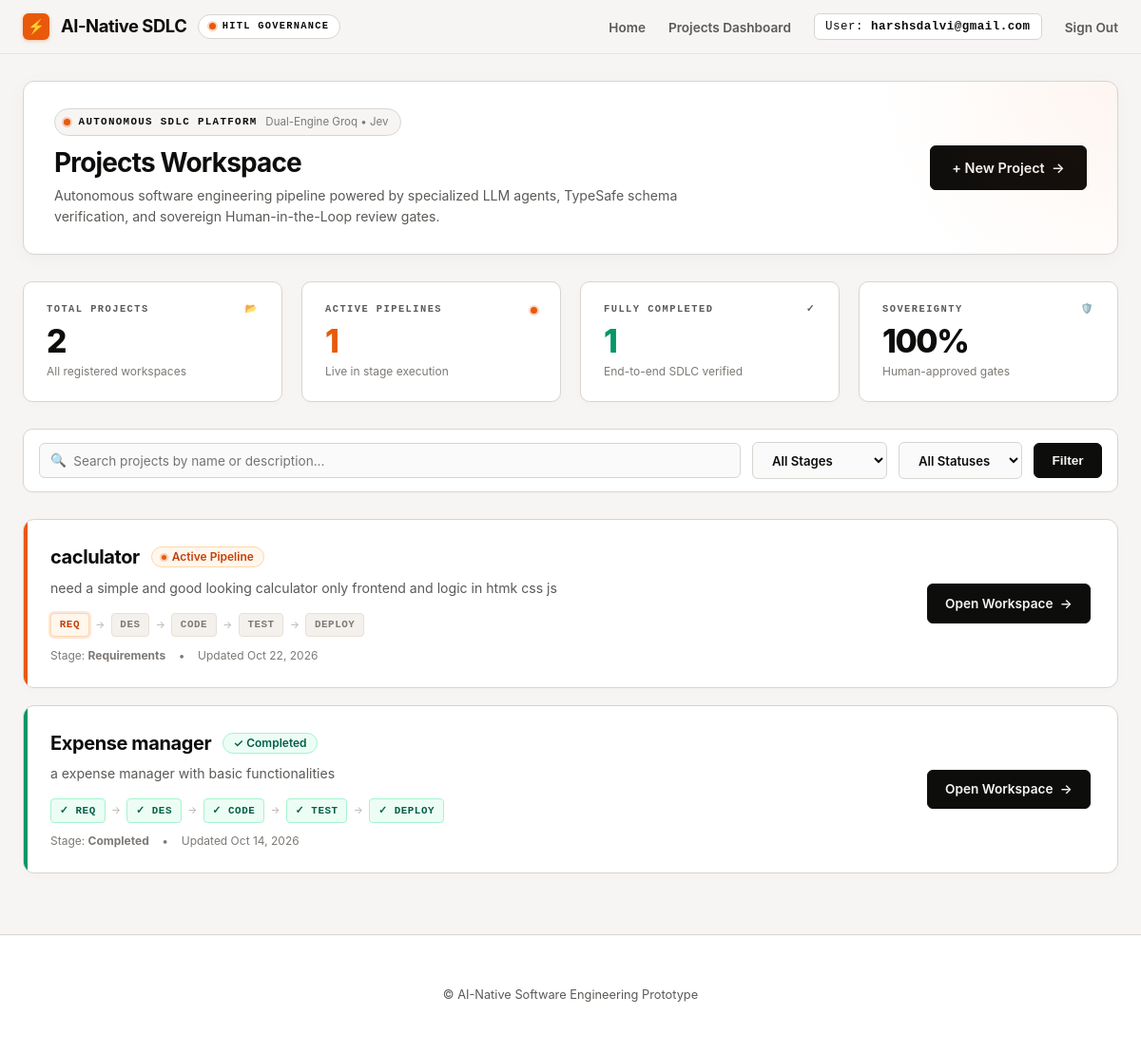
The page /projects/ (signed in) on the database as committed earlier.
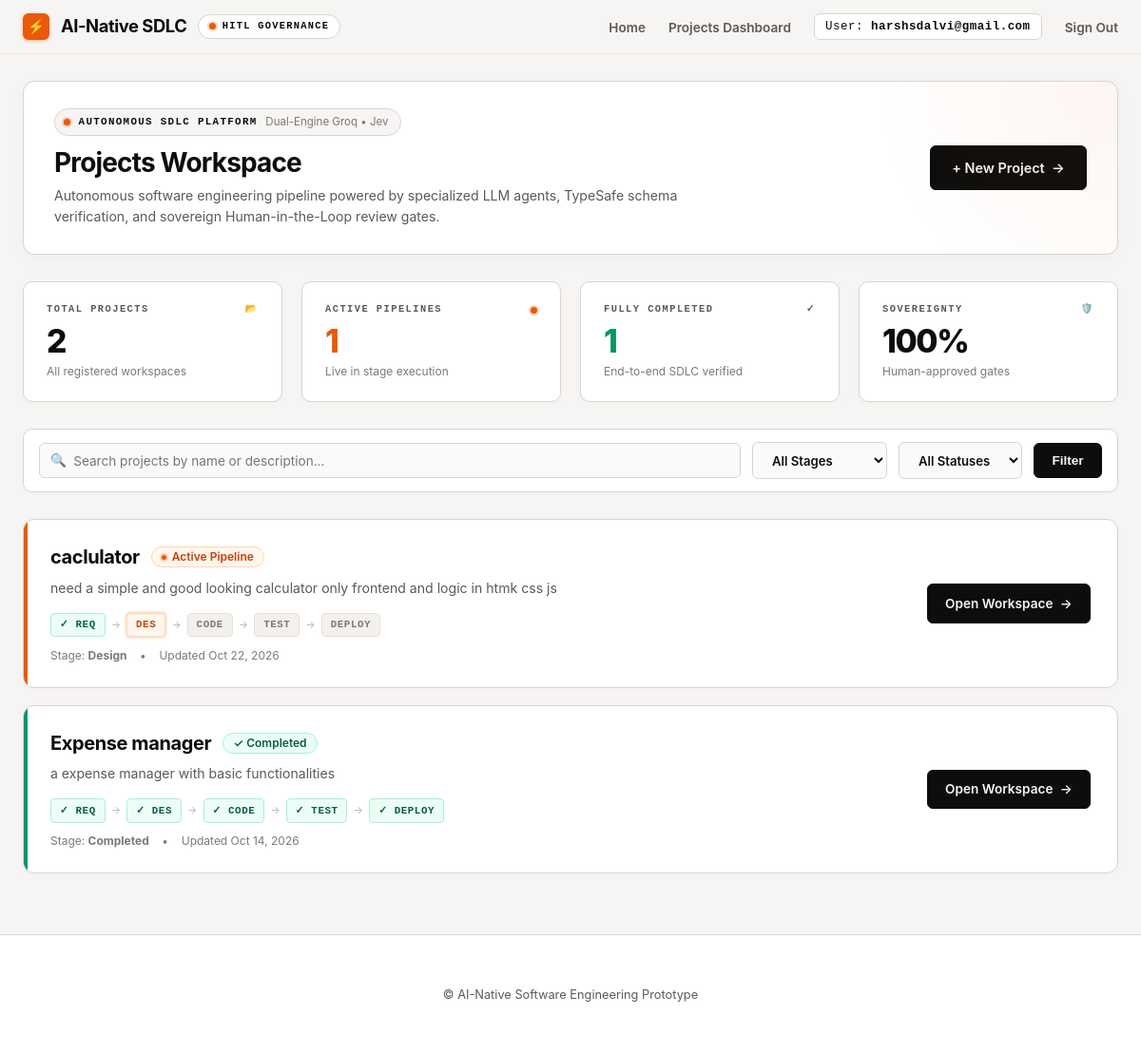
The same page on the database as committed later.
### projects/models.py (models this page shows, shortened)
class Project(models.Model):
    STAGE_CHOICES = [
        ('REQUIREMENTS', 'Requirements'),
        ('DESIGN', 'Design'),
        ('CODE', 'Code'),
        ('TESTING', 'Testing'),
        ('DEPLOYMENT', 'Deployment'),
        ('COMPLETED', 'Completed'),
    ]
    STATUS_CHOICES = [
        ('ACTIVE', 'Active'),
        ('COMPLETED', 'Completed'),
        ('ARCHIVED', 'Archived'),
    ]
    owner = models.ForeignKey(User, on_delete=models.CASCADE, related_name='projects')
    name = models.CharField(max_length=255)
    description = models.TextField()
    current_stage = models.CharField(max_length=20, choices=STAGE_CHOICES, default='REQUIREMENTS')
    status = models.CharField(max_length=20, choices=STATUS_CHOICES, default='ACTIVE')
    created_at = models.DateTimeField(auto_now_add=True)
    updated_at = models.DateTimeField(auto_now=True)
    class Meta:
        ordering = ['-updated_at']

### projects/views.py (the view)
# urls.py: path('', views.dashboard_view, name='dashboard'),
@login_required
def dashboard_view(request):
    qs = Project.objects.filter(owner=request.user)
    total_projects = qs.count()
    active_projects = qs.filter(status='ACTIVE').count()
    completed_projects = qs.filter(status='COMPLETED').count()
    search_query = request.GET.get('q', '')
    if search_query:
        qs = qs.filter(Q(name__icontains=search_query) | Q(description__icontains=search_query))
    stage_filter = request.GET.get('stage', '')
    if stage_filter:
        qs = qs.filter(current_stage=stage_filter)
    status_filter = request.GET.get('status', '')
    if status_filter:
        qs = qs.filter(status=status_filter)
    context = {
        'projects': qs,
        'total_projects': total_projects,
        'active_projects': active_projects,
        'completed_projects': completed_projects,
        'search_query': search_query,
        'stage_filter': stage_filter,
        'status_filter': status_filter,
        'stages': Project.STAGE_CHOICES,
        'statuses': Project.STATUS_CHOICES,
    }
    return render(request, 'projects/dashboard.html', context)

### projects/templates/projects/dashboard.html (shortened to what the changed rows need)
{% extends "base.html" %}
{% block content %}
<div class="dash-hero">
    <div>
        <h1 class="dash-title">Projects Workspace</h1>
    </div>
</div>
<div class="project-list">
    {% for project in projects %}
        <div class="project-card {% if project.status == 'COMPLETED' %}status-completed{% else %}status-active{% endif %}">
            <div class="project-info">
                <div class="project-header-row">
                    <a href="{% url 'project_detail' project.pk %}" class="project-name">{{ project.name }}</a>
                    {% if project.status == 'COMPLETED' %}
                        <span class="badge badge-approved">✓ Completed</span>
                    {% else %}
                        <span class="badge" style="background:#FFF7ED; color:#C2410C; border:1px solid #FED7AA;">
                            <span class="signal-dot" style="width:5px; height:5px;"></span> Active Pipeline
                        </span>
                    {% endif %}
                </div>
                <p class="project-desc-snippet">{{ project.description|truncatewords:26 }}</p>
                <div class="mini-pipeline-track">
                    <span class="mini-step {% if project.current_stage != 'REQUIREMENTS' or project.status == 'COMPLETED' %}step-approved{% elif project.current_stage == 'REQUIREMENTS' %}step-current{% endif %}">
                        {% if project.current_stage != 'REQUIREMENTS' or project.status == 'COMPLETED' %}✓{% endif %} Req
                    </span>
                    <span class="mini-step-arrow">&rarr;</span>
                    <span class="mini-step {% if project.current_stage == 'CODE' or project.current_stage == 'TESTING' or project.current_stage == 'DEPLOYMENT' or project.status == 'COMPLETED' %}step-approved{% elif project.current_stage == 'DESIGN' %}step-current{% endif %}">
                        {% if project.current_stage == 'CODE' or project.current_stage == 'TESTING' or project.current_stage == 'DEPLOYMENT' or project.status == 'COMPLETED' %}✓{% endif %} Des
                    </span>
                    <span class="mini-step-arrow">&rarr;</span>
                    <span class="mini-step {% if project.current_stage == 'TESTING' or project.current_stage == 'DEPLOYMENT' or project.status == 'COMPLETED' %}step-approved{% elif project.current_stage == 'CODE' %}step-current{% endif %}">
                        {% if project.current_stage == 'TESTING' or project.current_stage == 'DEPLOYMENT' or project.status == 'COMPLETED' %}✓{% endif %} Code
                    </span>
                    <span class="mini-step-arrow">&rarr;</span>
                    <span class="mini-step {% if project.current_stage == 'DEPLOYMENT' or project.status == 'COMPLETED' %}step-approved{% elif project.current_stage == 'TESTING' %}step-current{% endif %}">
                        {% if project.current_stage == 'DEPLOYMENT' or project.status == 'COMPLETED' %}✓{% endif %} Test
                    </span>
                    <span class="mini-step-arrow">&rarr;</span>
                    <span class="mini-step {% if project.status == 'COMPLETED' %}step-approved{% elif project.current_stage == 'DEPLOYMENT' %}step-current{% endif %}">
                        {% if project.status == 'COMPLETED' %}✓{% endif %} Deploy
                    </span>
                </div>
                <div class="project-meta-strip">
                    <span>Stage: <strong>{{ project.get_current_stage_display }}</strong></span>
                    <span>&bull;</span>
                    <span>Updated {{ project.updated_at|date:"M d, Y" }}</span>
                </div>
            </div>
            <div class="project-actions">
                <a href="{% url 'project_detail' project.pk %}" class="btn-primary">
                    <span>Open Workspace</span>
                    <span>&rarr;</span>
                </a>
            </div>
        </div>
    {% endfor %}
</div>
{% endblock %}

Rows that differ between the two databases and show on the page:
changed Project "caclulator": current_stage "Requirements" → "Design"; now shows "✓"
